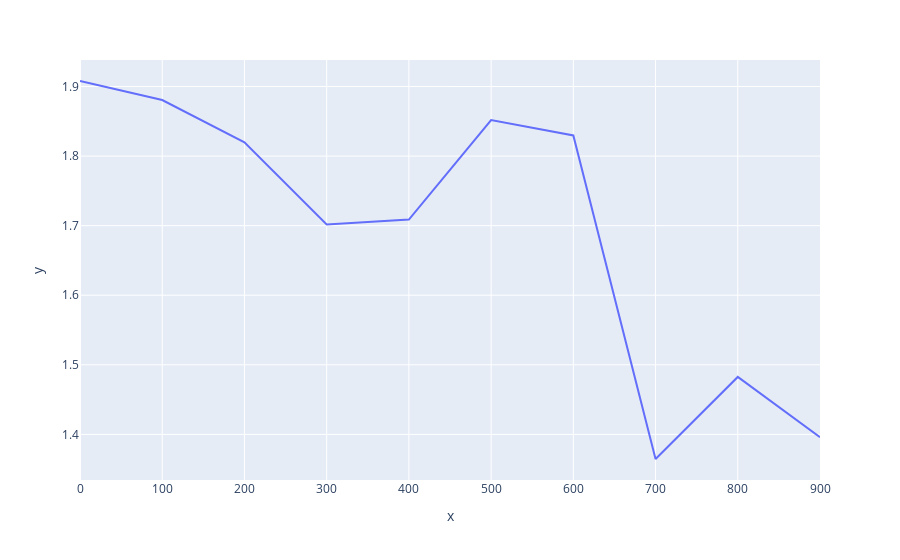

Source (notebook cell):
### Code cell
px.line(x=eval_freq*np.arange(0,len(alphas)), y=alphas)

### Figure 1 — Plotly figure (JSON) as saved in the notebook; plotly's stock layout.template omitted (floating-point values rounded to 4 significant figures)
{"data": [{"hovertemplate": "x=%{x}<br>y=%{y}<extra></extra>", "legendgroup": "", "line": {"color": "#636efa", "dash": "solid"}, "marker": {"symbol": "circle"}, "mode": "lines", "name": "", "orientation": "v", "showlegend": false, "type": "scatter", "x": [0, 100, 200, 300, 400, 500, 600, 700, 800, 900], "xaxis": "x", "y": [1.908, 1.881, 1.82, 1.702, 1.709, 1.852, 1.83, 1.365, 1.483, 1.396], "yaxis": "y"}], "layout": {"legend": {"tracegroupgap": 0}, "margin": {"t": 60}, "xaxis": {"anchor": "y", "domain": [0, 1], "title": {"text": "x"}}, "yaxis": {"anchor": "x", "domain": [0, 1], "title": {"text": "y"}}}}
